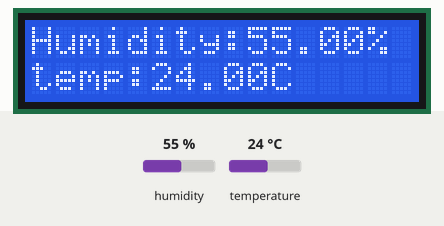
Bench run of a sketch on a simulated Arduino Uno, built with avr-gcc and run on an emulated ATmega328P. Parts: 16×2 character LCD. The test bench sets the inputs (shaded band); at power-on: humidity 55 %, temperature 24 °C.

Above: at 1.2 s.
1.3 s: humidity set to 22 %
At 2.5 s:
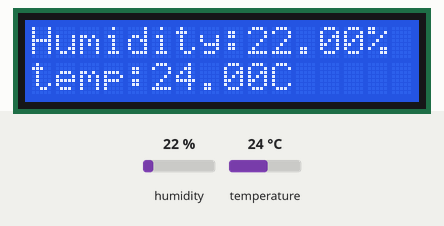
4.1 s: temperature set to 12 °C
At 4.8 s:
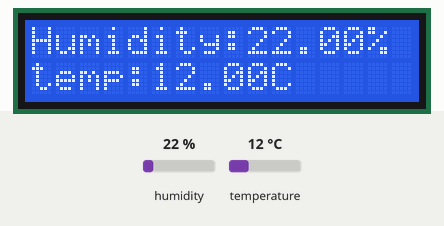
6.9 s: humidity set to 40 %
At 9.4 s:
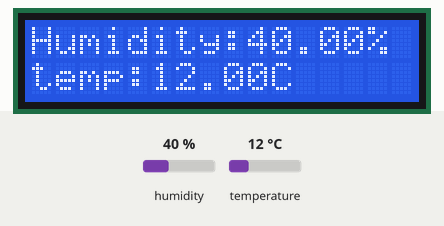
9.8 s: temperature set to 19 °C
At 11.7 s:
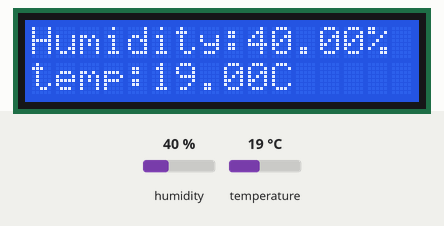
Timing chart, 0 to 13.2 s (numbered marks = the images above; inputs shaded):
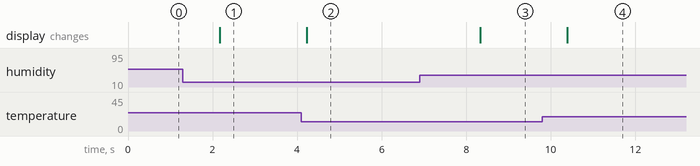

Measured:
- after the input at 1.3 s, the display: changes after 0.87 s (image 1)
- after the input at 4.1 s, the display: changes after 0.12 s (image 2)
- after the input at 6.9 s, the display: changes after 1.4 s (image 3)
- after the input at 9.8 s, the display: changes after 0.59 s (image 4)

The sketch:

code_copy_20260621115401.ino
```cpp
#include <DHT.h>
#include <Wire.h>
#include <LiquidCrystal_I2C.h>
#define DHTPIN 2
#define DHTTYPE DHT11

LiquidCrystal_I2C lcd(0x27, 16, 2);

DHT dht(DHTPIN,DHTTYPE);

void setup()
{
    Serial.begin(9600);
    dht.begin();
    lcd.begin();
   lcd.backlight();
}

void loop()
{
  float humidity= dht.readHumidity();
  float temp= dht.readTemperature();

  lcd.clear();
  lcd.setCursor(0,0);
  if(isnan(humidity)|| isnan(temp))
  {
    lcd.print("Failed to read");
    return;
  }

 lcd.setCursor(0, 1);
 lcd.print("temp:");
 lcd.print(temp);
 lcd.print("C");

 lcd.setCursor(0,0);
 lcd.print("Humidity:");
 lcd.print(humidity);
 lcd.print("%");

  delay(2000);
};
```
